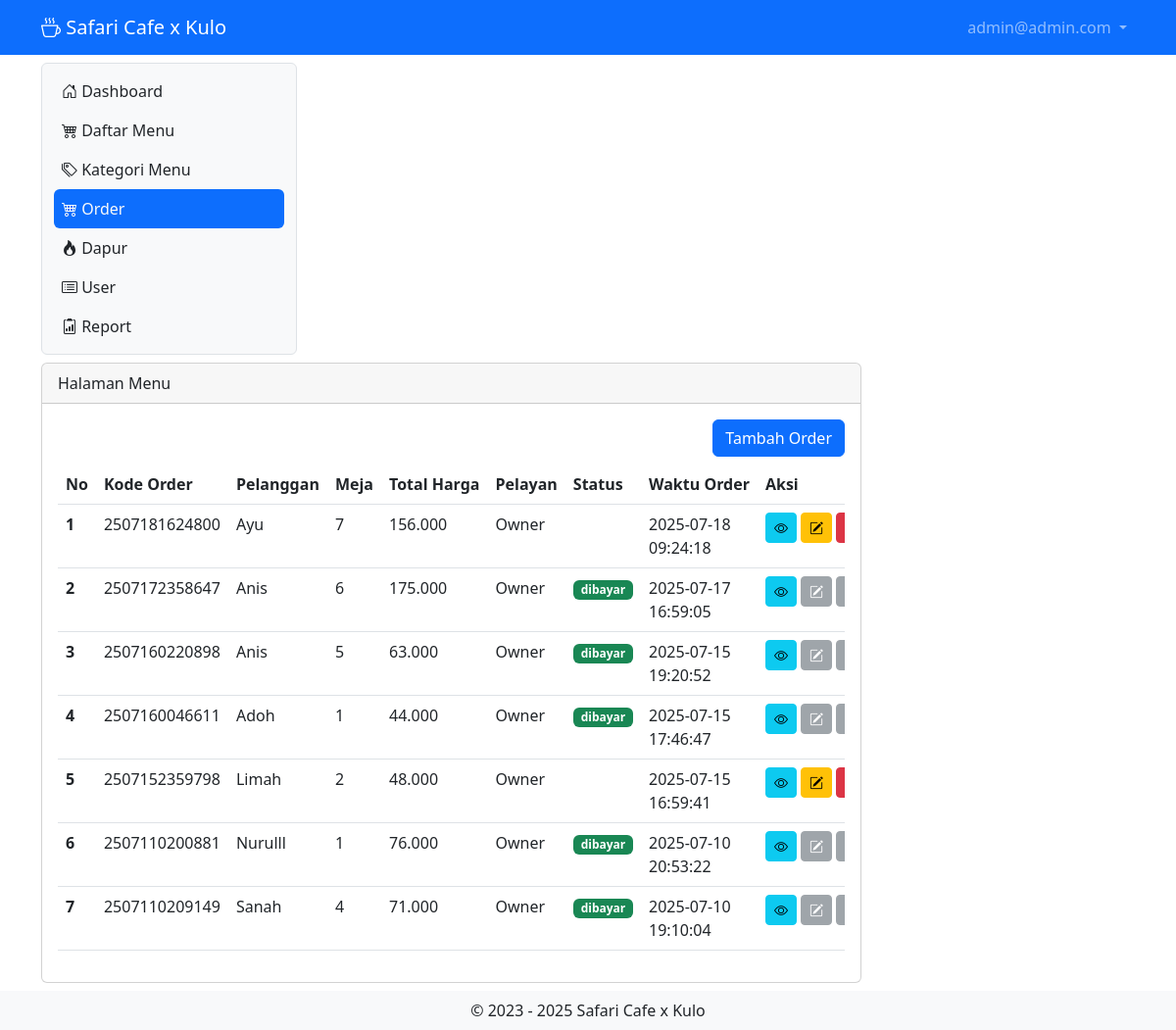
Screenshot of /order (signed in) with the database file from the repository.
### tables this page shows
CREATE TABLE `tb_user` (
  `id` int(11) NOT NULL,
  `username` varchar(200) NOT NULL,
  `password` varchar(200) NOT NULL,
  `level` int(1) NOT NULL,
  `nama` varchar(200) NOT NULL,
  `nohp` varchar(15) NOT NULL,
  `alamat` varchar(300) NOT NULL
);

CREATE TABLE `tb_order` (
  `id_order` bigint(19) NOT NULL,
  `pelanggan` varchar(200) NOT NULL,
  `meja` int(10) NOT NULL,
  `pelayan` int(10) NOT NULL,
  `waktu_order` timestamp NOT NULL DEFAULT current_timestamp() ON UPDATE current_timestamp()
);

### order.php (the view, shortened to what this page needs)
<?php
include "proses/connect.php";
$query = mysqli_query($conn, "SELECT tb_order.*,tb_bayar.*,nama, SUM(harga*jumlah) AS harganya FROM tb_order
    LEFT JOIN tb_user ON tb_user.id = tb_order.pelayan
    LEFT JOIN tb_list_order ON tb_list_order.kode_order = tb_order.id_order
    LEFT JOIN tb_daftar_menu ON tb_daftar_menu.id = tb_list_order.menu
    LEFT JOIN tb_bayar ON tb_bayar.id_bayar = tb_order.id_order
    GROUP BY id_order ORDER BY waktu_order DESC");
while ($record = mysqli_fetch_array($query)) {
    $result[] = $record;
}
?>
<div class="col-lg-9 mt-2">
    <div class="card">
        <div class="card-header">
            Halaman Menu
        </div>
        <div class="card-body">
            <div class="row">
                <div class="col d-flex justify-content-end">
                    <button class="btn btn-primary" data-bs-toggle="modal" data-bs-target="#ModalTambahUser"> Tambah
                        Order</button>
                </div>
            </div>
            <?php
            if (empty($result)) {
                echo "Data menu makanan atau minuman tidak ada";
            } else {
                    ?>
                <div class="table-responsive mt-2">
                    <table class="table table-hover" id="example">
                        <thead>
                            <tr class="text-nowrap">
                                <th scope="col">No</th>
                                <th scope="col">Kode Order</th>
                                <th scope="col">Pelanggan</th>
                                <th scope="col">Meja</th>
                                <th scope="col">Total Harga</th>
                                <th scope="col">Pelayan</th>
                                <th scope="col">Status</th>
                                <th scope="col">Waktu Order</th>
                                <th scope="col">Aksi</th>
                            </tr>
                        </thead>
                        <tbody>
                            <?php
                            $no = 1;
                            foreach ($result as $row) {
                                ?>
                                <tr>
                                    <th scope="row"><?php echo $no++ ?></th>
                                    <td><?php echo $row['id_order'] ?></td>
                                    <td>
                                        <?php echo $row['pelanggan'] ?>
                                    </td>
                                    <td>
                                        <?php echo $row['meja'] ?>
                                    </td>
                                    <td>
                                        <?php echo number_format((int) $row['harganya'], 0, ',', '.') ?>
                                    </td>
                                    <td>
                                        <?php echo $row['nama'] ?>
                                    </td>
                                    <td>
                                        <?php echo (!empty($row['id_bayar'])) ? "<span class='badge text-bg-success'>dibayar</span>" : ""; ?>
                                    </td>
                                    <td>
                                        <?php echo $row['waktu_order'] ?>
                                    </td>
                                    <td>
                                        <div class="d-flex">
                                            <a class="btn btn-info btn-sm me-1"
                                                href="./?x=orderitem&order=<?php echo $row['id_order'] . "&meja=" . $row['meja'] . "&pelanggan=" . $row['pelanggan'] ?>"><i
                                                    class="bi bi-eye"></i></a>
                                            <button
                                                class="<?php echo (!empty($row['id_bayar'])) ? "btn btn-secondary disabled btn-sm me-1" : "btn btn-warning btn-sm me-1"; ?>"
                                                data-bs-toggle="modal"
                                                data-bs-target="#ModalEdit<?php echo $row['id_order'] ?>"><i
                                                    class="bi bi-pencil-square"></i></i></button>
                                            <button
                                                class="<?php echo (!empty($row['id_bayar'])) ? "btn btn-secondary disabled btn-sm me-1" : "btn btn-danger btn-sm me-1"; ?>"
                                                data-bs-toggle="modal"
                                                data-bs-target="#ModalDelete<?php echo $row['id_order'] ?>"></i></button>
                                        </div>
                                    </td>
                                </tr>
                    <?php
                            }
                            ?>
                    </tbody>
                    </table>
                </div>
                <?php
            }
            ?>
    </div>
</div>
</div>

### header.php (shortened to what this page needs)
<?php
include "proses/connect.php";
$query = mysqli_query($conn, "SELECT * FROM tb_user WHERE username ='$_SESSION[username_decafe]'");
?>
<nav class="navbar navbar-expand navbar-dark bg-primary sticky-top">
    <div class="container-lg">
        <a class="navbar-brand" href="."><i class="bi bi-cup-hot"></i> Safari Cafe x Kulo</a>
        <div class="collapse navbar-collapse justify-content-end" id="navbarNavDropdown">
            <ul class="navbar-nav">
                <li class="nav-item dropdown">
                    <a class="nav-link dropdown-toggle" href="#" role="button" data-bs-toggle="dropdown"
                        aria-expanded="false">
                        <?php echo $hasil['username']; ?>
                    </a>
                </li>
            </ul>
        </div>
    </div>
</nav>

### rows the page displays
tb_user: username "admin@admin.com"
tb_order: id_order "2507181624800", pelanggan "Ayu", meja "7", harganya "156.000", pelayan.nama "Owner", waktu_order "2025-07-18 09:24:18"
tb_order: id_order "2507172358647", pelanggan "Anis", meja "6", harganya "175.000", pelayan.nama "Owner", shows "dibayar", waktu_order "2025-07-17 16:59:05"
tb_order: id_order "2507160220898", pelanggan "Anis", meja "5", harganya "63.000", pelayan.nama "Owner", shows "dibayar", waktu_order "2025-07-15 19:20:52"
tb_order: id_order "2507160046611", pelanggan "Adoh", meja "1", harganya "44.000", pelayan.nama "Owner", shows "dibayar", waktu_order "2025-07-15 17:46:47"
tb_order: id_order "2507152359798", pelanggan "Limah", meja "2", harganya "48.000", pelayan.nama "Owner", waktu_order "2025-07-15 16:59:41"
tb_order: id_order "2507110200881", pelanggan "Nurulll", meja "1", harganya "76.000", pelayan.nama "Owner", shows "dibayar", waktu_order "2025-07-10 20:53:22"
tb_order: id_order "2507110209149", pelanggan "Sanah", meja "4", harganya "71.000", pelayan.nama "Owner", shows "dibayar", waktu_order "2025-07-10 19:10:04"
